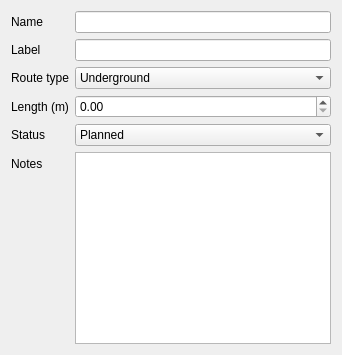
<?xml version="1.0" encoding="UTF-8"?>
<ui version="4.0">
 <class>RoutesForm</class>
 <widget class="QWidget" name="RoutesForm">
  <layout class="QFormLayout" name="formLayout">
   <item row="0" column="0"><widget class="QLabel"><property name="text"><string>Name</string></property></widget></item>
   <item row="0" column="1"><widget class="QLineEdit" name="naziv"/></item>
   <item row="1" column="0"><widget class="QLabel"><property name="text"><string>Label</string></property></widget></item>
   <item row="1" column="1"><widget class="QLineEdit" name="oznaka"/></item>
   <item row="2" column="0"><widget class="QLabel"><property name="text"><string>Route type</string></property></widget></item>
   <item row="2" column="1">
    <widget class="QComboBox" name="tip">
     <item><property name="text"><string>Underground</string></property></item>
     <item><property name="text"><string>Aerial</string></property></item>
     <item><property name="text"><string>Mixed</string></property></item>
    </widget>
   </item>
   <item row="3" column="0"><widget class="QLabel"><property name="text"><string>Length (m)</string></property></widget></item>
   <item row="3" column="1"><widget class="QDoubleSpinBox" name="duzina"><property name="maximum"><double>100000.0</double></property></widget></item>
   <item row="4" column="0"><widget class="QLabel"><property name="text"><string>Status</string></property></widget></item>
   <item row="4" column="1">
    <widget class="QComboBox" name="stanje">
     <item><property name="text"><string>Planned</string></property></item>
     <item><property name="text"><string>Built</string></property></item>
     <item><property name="text"><string>Existing</string></property></item>
    </widget>
   </item>
   <item row="5" column="0"><widget class="QLabel"><property name="text"><string>Notes</string></property></widget></item>
   <item row="5" column="1"><widget class="QPlainTextEdit" name="napomena"/></item>
  </layout>
 </widget>
</ui>
